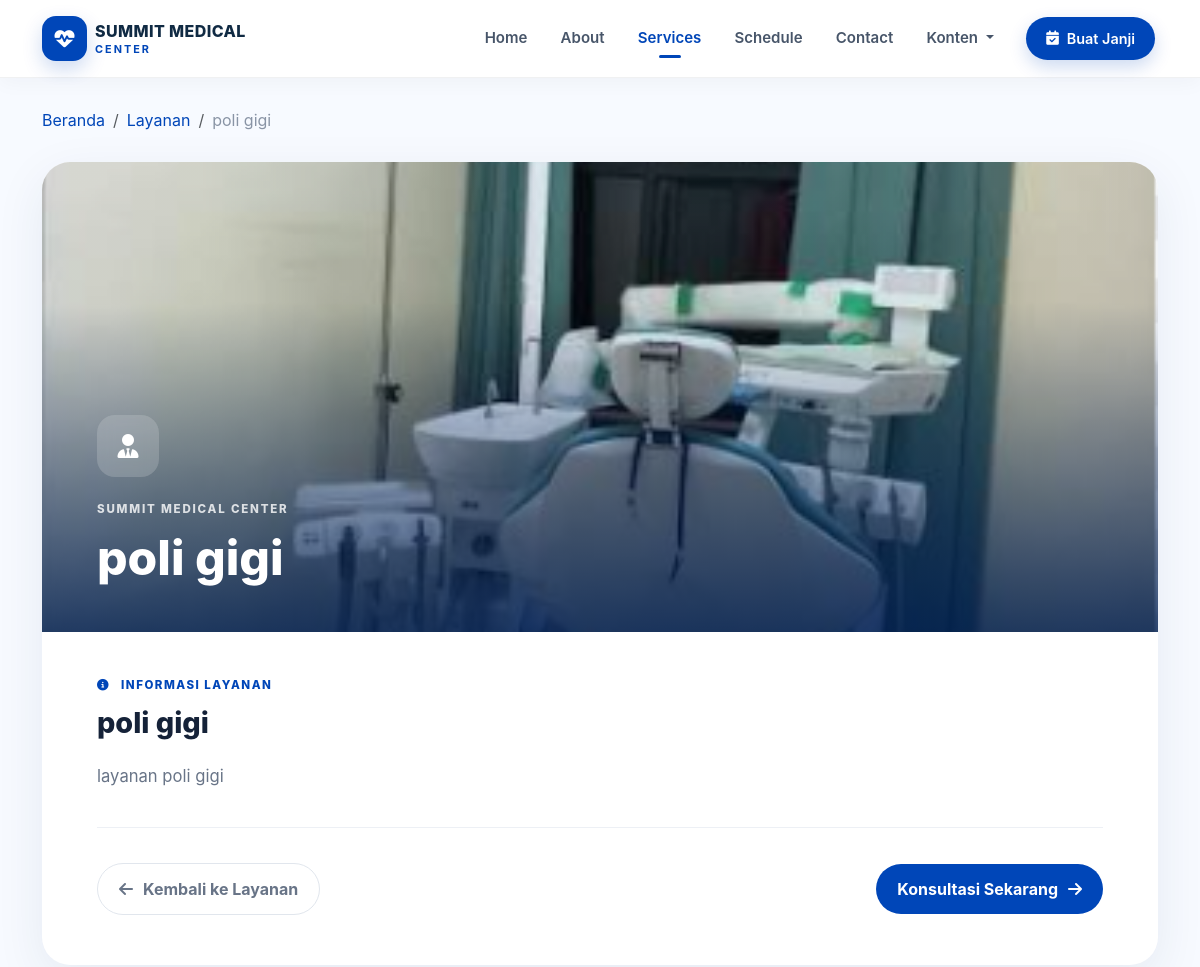
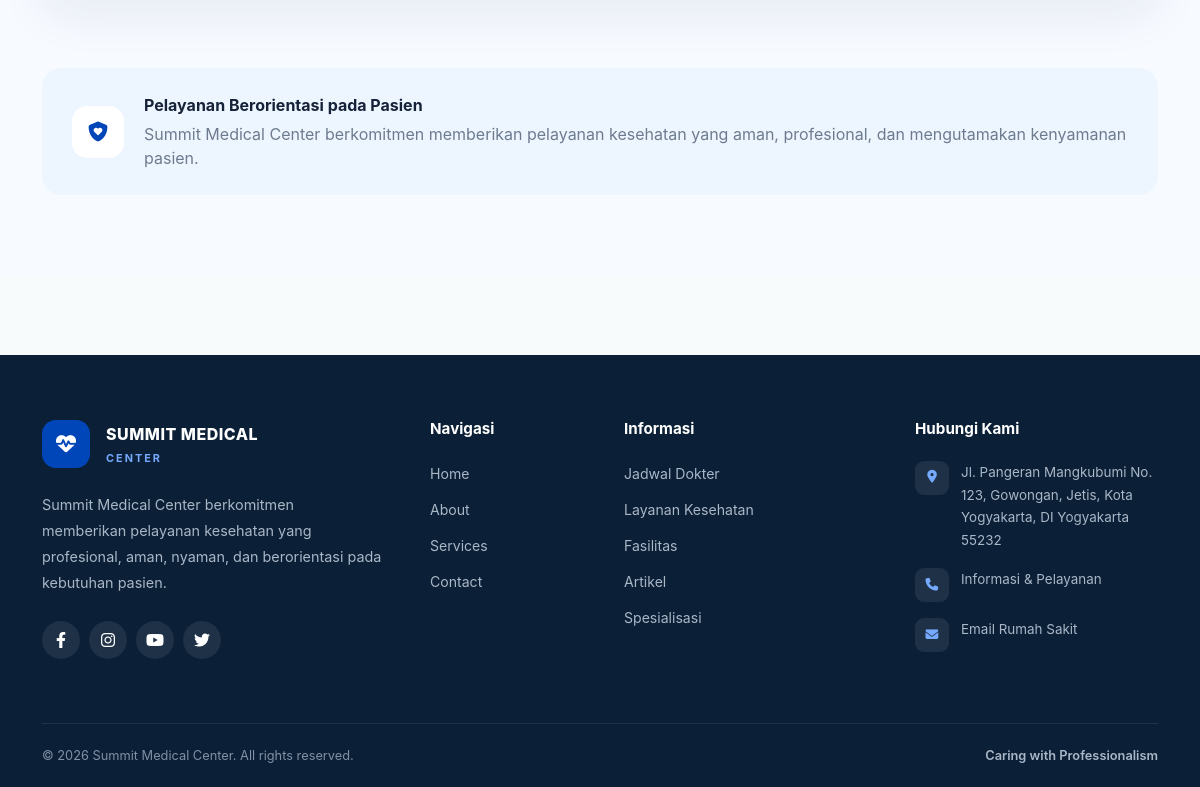
The app's page /services/detail/poli-gigi with its own data (2 pictures, top to bottom).
### tables this page shows
CREATE TABLE `services` (
  `id` int(10) UNSIGNED NOT NULL,
  `name` varchar(150) NOT NULL,
  `slug` varchar(180) NOT NULL,
  `icon` varchar(100) DEFAULT NULL,
  `image` varchar(255) DEFAULT NULL,
  `short_description` varchar(255) DEFAULT NULL,
  `description` text DEFAULT NULL,
  `status` tinyint(1) NOT NULL DEFAULT 1,
  `created_at` datetime NOT NULL DEFAULT current_timestamp(),
  `updated_at` datetime DEFAULT NULL ON UPDATE current_timestamp()
);

### application/controllers/Services.php (called while the page is built, shortened)
<?php
class Services extends CI_Controller {
public function __construct()
    {
        $this->load->model('Service_model');
        $this->load->library('session');
        $this->load->helper(['url', 'text', 'form']);
    }
    public function detail($slug = null)
    {
        $service = $this->Service_model->get_by_slug($slug);
        $data['title'] = $service->name . ' - Summit Medical Center';
        $data['service'] = $service;
        $this->load->view('templates/header', $data);
        $this->load->view('templates/navbar');
        $this->load->view('services/detail', $data);
        $this->load->view('templates/footer');
    }
}

### index.php (called while the page is built, shortened)
<?php
require_once BASEPATH.'core/CodeIgniter.php';

### application/models/Service_model.php (called while the page is built, shortened)
<?php
class Service_model extends CI_Model
{
    private $table = 'services';
    public function get_by_slug($slug)
    {
        return $this->db->get_where($this->table, ['slug' => $slug])->row();
    }
}

### application/views/services/detail.php (the view, shortened to what this page needs)
<div class="service-detail-page">
<section class="detail-top">
    <div class="container">
        <nav aria-label="breadcrumb">
            <ol class="breadcrumb service-breadcrumb">
                <li class="breadcrumb-item">
                    <a href="<?= base_url(); ?>">
                        Beranda
                    </a>
                </li>
                <li class="breadcrumb-item">
                    <a href="<?= base_url('services'); ?>">
                        Layanan
                    </a>
                </li>
                <li class="breadcrumb-item active">
                    <?= htmlspecialchars($service->name); ?>
                </li>
            </ol>
        </nav>
    </div>
</section>
<section class="detail-content">
    <div class="container">
        <div class="service-detail-card">
            <div class="detail-image-wrapper">
                <?php if (!empty($service->image)) : ?>
                    <img
                        src="<?= base_url('uploads/services/' . $service->image); ?>"
                        alt="<?= htmlspecialchars($service->name); ?>"
                        class="detail-image"
                    >
                <?php endif; ?>
                <div class="detail-image-overlay"></div>
                <div class="detail-image-content">
                    <div class="detail-service-icon">
                        <i class="<?= htmlspecialchars($service->icon); ?>"></i>
                    </div>
                    <span>
                        SUMMIT MEDICAL CENTER
                    </span>
                    <h1>
                        <?= htmlspecialchars($service->name); ?>
                    </h1>
                </div>
            </div>
            <div class="detail-body">
                <div class="detail-label">
                    <i class="fas fa-circle-info"></i>
                    INFORMASI LAYANAN
                </div>
                <h2>
                    <?= htmlspecialchars($service->name); ?>
                </h2>
                <div class="detail-description">
                    <?= nl2br(htmlspecialchars($service->description)); ?>
                </div>
                <div class="detail-divider"></div>
                <div class="detail-actions">
                    <a
                        href="<?= base_url('services'); ?>"
                        class="detail-back"
                    >
                        <i class="fas fa-arrow-left"></i>
                        Kembali ke Layanan
                    </a>
                    <a
                        href="<?= base_url('contact'); ?>"
                        class="detail-contact"
                    >
                        Konsultasi Sekarang
                        <i class="fas fa-arrow-right"></i>
                    </a>
                </div>
            </div>
        </div>
    </div>
</section>
<section class="detail-info">
    <div class="container">
        <div class="detail-info-box">
            <div class="detail-info-icon">
                <i class="fas fa-shield-heart"></i>
            </div>
            <div>
                <strong>
                    Pelayanan Berorientasi pada Pasien
                </strong>
                <p>
                    Summit Medical Center berkomitmen memberikan
                    pelayanan kesehatan yang aman, profesional,
                    dan mengutamakan kenyamanan pasien.
                </p>
            </div>
        </div>
    </div>
</section>
</div>

### assets/css/style.css (style rules this page uses)
:root { --primary: #0046b8; --primary-dark: #00358f; --primary-light: #eaf2ff; --text-dark: #102a43; --text-muted: #64748b; --bg-light: #f7f9fc; --border: #e8edf4; --radius-sm: 12px; --radius-md: 18px; --radius-lg: 25px; --shadow-sm: 0 5px 20px rgba(15, 23, 42, 0.05); --shadow-md: 0 12px 35px rgba(15, 23, 42, 0.08); }
html { scroll-behavior: smooth; }
body { margin: 0; padding: 0; background-color: #ffffff; color: var(--text-dark); font-family: -apple-system, BlinkMacSystemFont, "Segoe UI", Roboto, Helvetica, Arial, sans-serif; overflow-x: hidden; }
a { transition: all 0.3s ease; }
.service-detail-page { background: #f7faff; min-height: 100vh; }
.detail-top { padding: 30px 0 0; }
.service-breadcrumb { margin: 0; }
.service-breadcrumb a { color: #0046b8; text-decoration: none; }
.service-breadcrumb .active { color: #8994a5; }
.detail-content { padding: 30px 0 70px; }
.service-detail-card { overflow: hidden; background: #fff; border-radius: 28px; box-shadow: 0 15px 50px rgba(20,48,87,.08); }
.detail-image-wrapper { height: 470px; position: relative; overflow: hidden; }
.detail-image { width: 100%; height: 100%; object-fit: cover; }
.detail-image-overlay { position: absolute; inset: 0; background: linear-gradient( to top, rgba(0,31,82,.82), rgba(0,31,82,.05) 70% ); }
.detail-image-content { position: absolute; left: 55px; right: 55px; bottom: 45px; color: #fff; }
.detail-image-content span { font-size: .72rem; font-weight: 800; letter-spacing: 1.8px; opacity: .8; }
.detail-image-content h1 { font-size: clamp(2rem, 4vw, 3.2rem); font-weight: 800; margin: 10px 0 0; }
.detail-service-icon { width: 62px; height: 62px; margin-bottom: 18px; border-radius: 18px; background: rgba(255,255,255,.17); backdrop-filter: blur(8px); display: flex; align-items: center; justify-content: center; font-size: 1.5rem; }
.detail-body { padding: 45px 55px 50px; }
.detail-label { color: #0046b8; font-size: .72rem; font-weight: 800; letter-spacing: 1.5px; margin-bottom: 12px; }
.detail-label i { margin-right: 7px; }
.detail-body h2 { color: #152238; font-size: 1.8rem; font-weight: 800; margin-bottom: 20px; }
.detail-description { color: #687487; font-size: 1.04rem; line-height: 1.9; }
.detail-divider { height: 1px; background: #edf0f5; margin: 35px 0; }
.detail-actions { display: flex; justify-content: space-between; align-items: center; gap: 15px; }
.detail-back, .detail-contact { display: inline-flex; align-items: center; gap: 10px; padding: 13px 21px; border-radius: 50px; text-decoration: none; font-weight: 700; transition: .3s ease; }
.detail-back { color: #687487; border: 1px solid #e1e6ed; }
.detail-contact { color: #fff; background: #0046b8; }
.detail-info { padding-bottom: 80px; }
.detail-info-box { display: flex; align-items: center; gap: 20px; padding: 25px 30px; background: #edf5ff; border-radius: 20px; }
.detail-info-icon { width: 52px; height: 52px; flex-shrink: 0; border-radius: 15px; background: #fff; color: #0046b8; display: flex; align-items: center; justify-content: center; font-size: 1.25rem; }
.detail-info-box strong { color: #152238; }
.detail-info-box p { color: #6e7b8f; margin: 5px 0 0; }

### assets/css/page-animations.css (style rules this page uses)
.service-detail-page { animation: pageFadeIn 0.7s ease both; }
.service-detail-page .service-detail-card { animation: pageFadeUp 0.8s ease both; }
.service-detail-page img { transition: transform 0.8s ease; }

### assets/css/news.css (style rules this page uses)
body { background-color: #f8fbfc; }

### records on screen
services: name "poli gigi", image (picture), description "layanan poli gigi"
